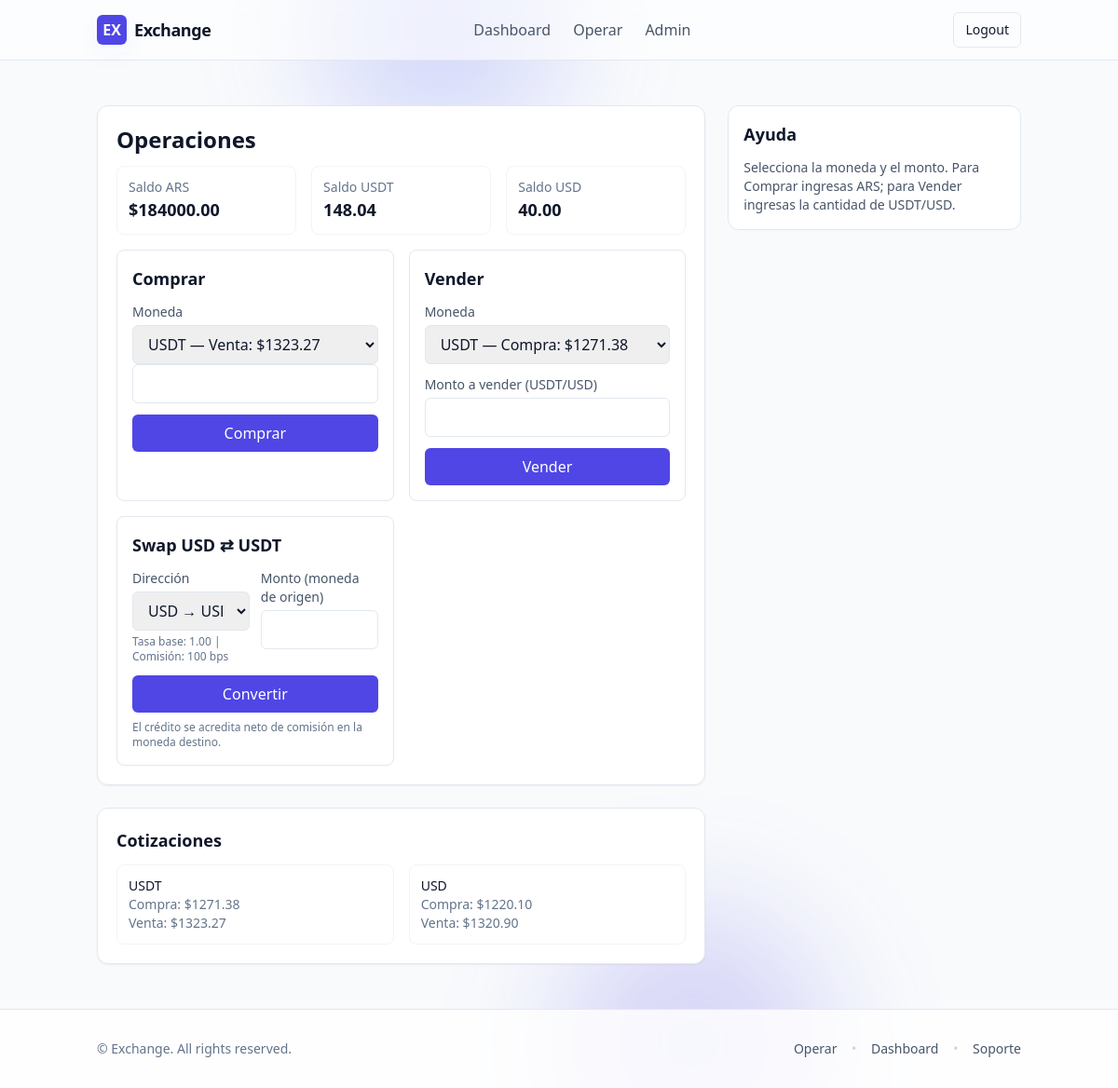
Page /operar/ (signed in) on the earlier database version.
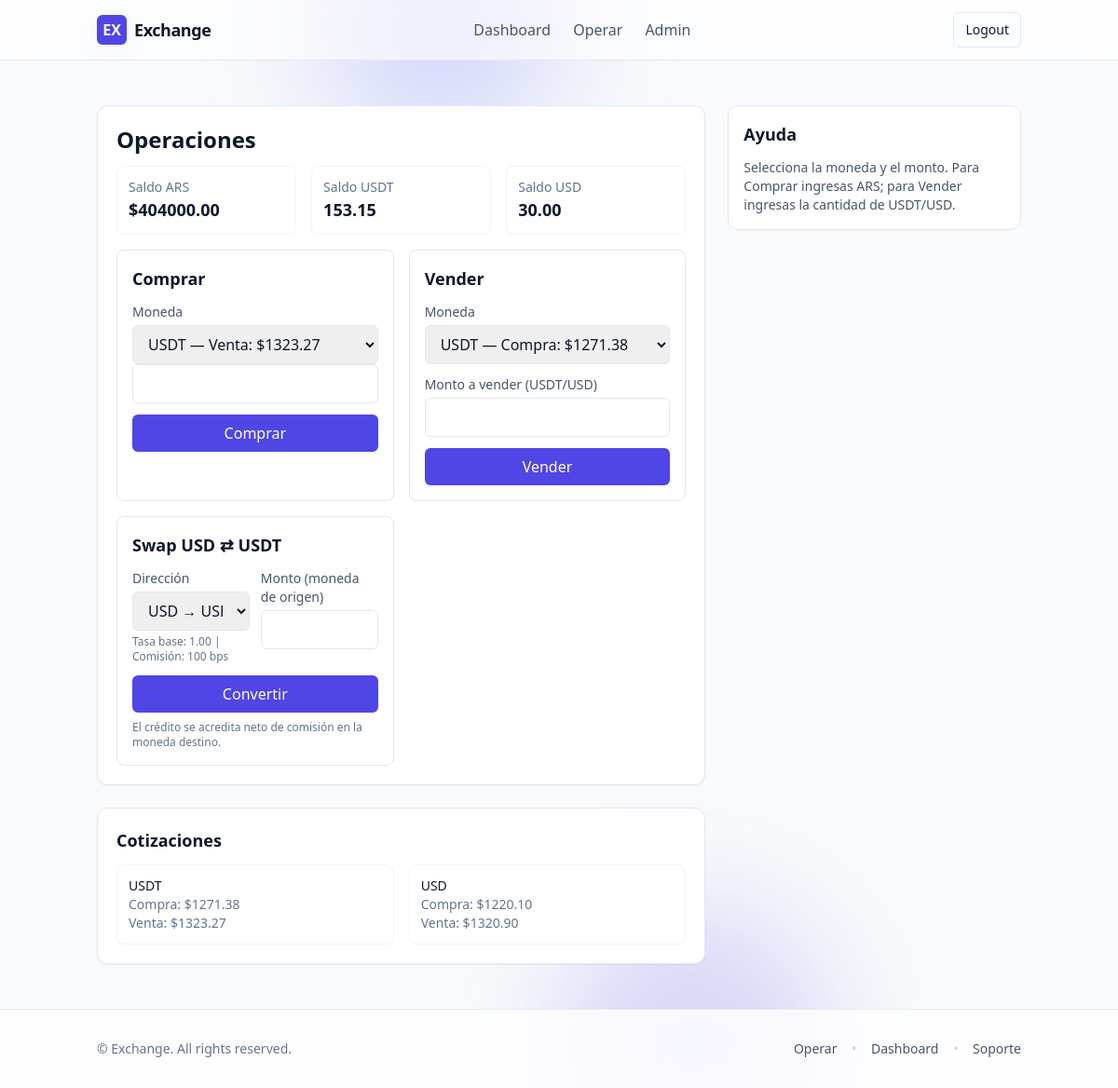
Same page on the later database version.
### usuarios/models.py (models this page shows, shortened)
class Usuario(AbstractUser):
    dni_frente = models.ImageField(upload_to='documentos/', null=True, blank=True)
    dni_dorso = models.ImageField(upload_to='documentos/', null=True, blank=True)
    estado_verificacion = models.CharField(
        max_length=20,
        choices=[
            ('pendiente', 'Pendiente'),
            ('aprobado', 'Aprobado'),
            ('rechazado', 'Rechazado')
        ],
        default='pendiente'
    )
    saldo_ars = models.DecimalField(max_digits=20, decimal_places=2, default=0)
    saldo_usdt = models.DecimalField(max_digits=20, decimal_places=2, default=0)
    saldo_usd = models.DecimalField(max_digits=20, decimal_places=2, default=0)

### usuarios/views.py (the view, shortened to what this page needs)
# urls.py: path('operar/', operar, name='operar'),
@login_required
def operar(request):
    if request.user.estado_verificacion != 'aprobado':
        return render(request, 'usuarios/no_verificado.html')
    cot_usdt = Cotizacion.objects.filter(moneda='USDT').order_by('-fecha').first()
    cot_usd  = Cotizacion.objects.filter(moneda='USD').order_by('-fecha').first()
    if not cot_usdt or not cot_usd:
        return HttpResponse("No hay cotización disponible. Intentá más tarde.", status=503)
    cot_usdt_compra = cot_usdt.compra
    cot_usdt_venta  = cot_usdt.venta
    cot_usd_compra  = cot_usd.compra
    cot_usd_venta   = cot_usd.venta
    return render(request, 'usuarios/operar.html', {
        'cot_usdt': {'compra': cot_usdt_compra, 'venta': cot_usdt_venta},
        'cot_usd':  {'compra': cot_usd_compra,  'venta': cot_usd_venta},
        'swap_fee_bps': getattr(settings, 'SWAP_FEE_BPS', 100),
        'swap_rate': Decimal('1.00'),
    })

### usuarios/templates/usuarios/operar.html (shortened to what the changed rows need)
{% extends "base.html" %}
{% block content %}
<section class="grid gap-6 lg:grid-cols-12">
  <div class="lg:col-span-8 space-y-6">
    <div class="rounded-xl border border-ink-200 bg-white p-5 shadow-sm">
      <h1 class="mb-3 text-2xl font-semibold">Operaciones</h1>
      <div class="mb-4 grid grid-cols-3 gap-4 text-sm">
        <div class="rounded-lg border border-ink-100 p-3">
          <p class="text-ink-500">Saldo ARS</p>
          <p class="text-lg font-semibold">${{ request.user.saldo_ars }}</p>
        </div>
        <div class="rounded-lg border border-ink-100 p-3">
          <p class="text-ink-500">Saldo USDT</p>
          <p class="text-lg font-semibold">{{ request.user.saldo_usdt }}</p>
        </div>
        <div class="rounded-lg border border-ink-100 p-3">
          <p class="text-ink-500">Saldo USD</p>
          <p class="text-lg font-semibold">{{ request.user.saldo_usd|default:"0.00" }}</p>
        </div>
      </div>
      <div class="grid gap-4 sm:grid-cols-2">
        <article class="rounded-lg border border-ink-200 p-4">
          <h2 class="mb-2 text-lg font-semibold">Comprar</h2>
        </article>
        <article class="rounded-lg border border-ink-200 p-4">
          <h2 class="mb-2 text-lg font-semibold">Vender</h2>
        </article>
        <article class="rounded-lg border border-ink-200 p-4">
          <h2 class="mb-2 text-lg font-semibold">Swap USD ⇄ USDT</h2>
        </article>
      </div>
    </div>
    <div class="rounded-xl border border-ink-200 bg-white p-5 shadow-sm">
      <h2 class="mb-3 text-lg font-semibold">Cotizaciones</h2>
    </div>
  </div>
  <aside class="lg:col-span-4 space-y-6">
    <div class="rounded-xl border border-ink-200 bg-white p-4">
      <h2 class="mb-3 text-lg font-semibold">Ayuda</h2>
    </div>
  </aside>
</section>
{% endblock %}

Differences in the rows shown:
changed Usuario: user.saldo_ars "184000.00" → "404000.00"; user.saldo_usdt "148.04" → "153.15"; user.saldo_usd "40.00" → "30.00"
